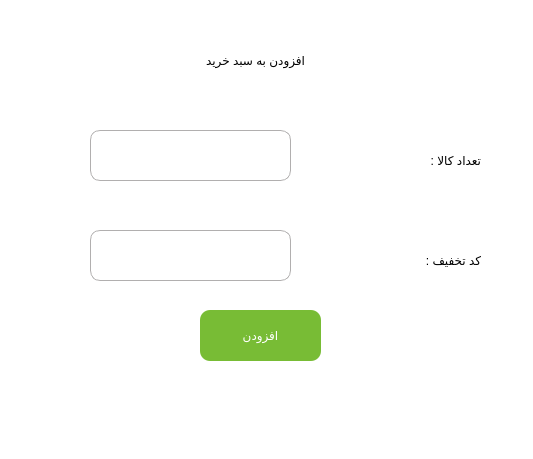
<?xml version="1.0" encoding="UTF-8"?>
<ui version="4.0">
 <class>Dialog</class>
 <widget class="QDialog" name="Dialog">
  <property name="geometry">
   <rect>
    <x>0</x>
    <y>0</y>
    <width>533</width>
    <height>459</height>
   </rect>
  </property>
  <property name="windowTitle">
   <string>Dialog</string>
  </property>
  <property name="styleSheet">
   <string notr="true">background-color:#fff</string>
  </property>
  <widget class="QLabel" name="label_5">
   <property name="geometry">
    <rect>
     <x>40</x>
     <y>20</y>
     <width>431</width>
     <height>81</height>
    </rect>
   </property>
   <property name="styleSheet">
    <string notr="true">font: 20pt &quot;B narm&quot;;</string>
   </property>
   <property name="text">
    <string>افزودن به سبد خرید</string>
   </property>
   <property name="alignment">
    <set>Qt::AlignCenter</set>
   </property>
   <property name="wordWrap">
    <bool>true</bool>
   </property>
  </widget>
  <widget class="QLineEdit" name="count_input">
   <property name="geometry">
    <rect>
     <x>90</x>
     <y>130</y>
     <width>201</width>
     <height>51</height>
    </rect>
   </property>
   <property name="styleSheet">
    <string notr="true">#count_input{
border : 1px solid #b1afaf;
border-radius : 10%;
font: 12pt &quot;Century Gothic&quot;;
}
#count_input:focus{
border : 1px solid #df2569;
}</string>
   </property>
  </widget>
  <widget class="QPushButton" name="confirmeAddToCart_btn">
   <property name="geometry">
    <rect>
     <x>200</x>
     <y>310</y>
     <width>121</width>
     <height>51</height>
    </rect>
   </property>
   <property name="cursor">
    <cursorShape>PointingHandCursor</cursorShape>
   </property>
   <property name="styleSheet">
    <string notr="true">#confirmeAddToCart_btn{
border-radius : 10%;
background-color: #78bc35;
color : #fff;
font: 12pt &quot;IRANSans&quot;;
}</string>
   </property>
   <property name="text">
    <string>افزودن</string>
   </property>
  </widget>
  <widget class="QLabel" name="wrongJustNumber_lbl">
   <property name="geometry">
    <rect>
     <x>60</x>
     <y>380</y>
     <width>421</width>
     <height>61</height>
    </rect>
   </property>
   <property name="text">
    <string/>
   </property>
   <property name="pixmap">
    <pixmap>../Tools/imgs/countShouldBeNum.jpg</pixmap>
   </property>
  </widget>
  <widget class="QLabel" name="label">
   <property name="geometry">
    <rect>
     <x>370</x>
     <y>130</y>
     <width>111</width>
     <height>61</height>
    </rect>
   </property>
   <property name="styleSheet">
    <string notr="true">font: 12pt &quot;IRANSans&quot;</string>
   </property>
   <property name="text">
    <string>تعداد کالا :</string>
   </property>
  </widget>
  <widget class="QLineEdit" name="discount_input">
   <property name="geometry">
    <rect>
     <x>90</x>
     <y>230</y>
     <width>201</width>
     <height>51</height>
    </rect>
   </property>
   <property name="styleSheet">
    <string notr="true">#discount_input{
border : 1px solid #b1afaf;
border-radius : 10%;
font: 12pt &quot;Century Gothic&quot;;
}
#discount_input:focus{
border : 1px solid #df2569;
}</string>
   </property>
  </widget>
  <widget class="QLabel" name="label_2">
   <property name="geometry">
    <rect>
     <x>360</x>
     <y>230</y>
     <width>121</width>
     <height>61</height>
    </rect>
   </property>
   <property name="styleSheet">
    <string notr="true">font: 12pt &quot;IRANSans&quot;</string>
   </property>
   <property name="text">
    <string>کد تخفیف :</string>
   </property>
  </widget>
  <widget class="QLabel" name="invalidDiscount_lbl">
   <property name="geometry">
    <rect>
     <x>60</x>
     <y>380</y>
     <width>421</width>
     <height>61</height>
    </rect>
   </property>
   <property name="text">
    <string/>
   </property>
   <property name="pixmap">
    <pixmap>../Tools/imgs/inValidDiscount.jpg</pixmap>
   </property>
  </widget>
  <widget class="QLabel" name="atLeastOneItem_lbl">
   <property name="geometry">
    <rect>
     <x>60</x>
     <y>380</y>
     <width>421</width>
     <height>61</height>
    </rect>
   </property>
   <property name="text">
    <string/>
   </property>
   <property name="pixmap">
    <pixmap>../Tools/imgs/atLeastOnItem.jpg</pixmap>
   </property>
  </widget>
  <widget class="QLabel" name="okShopCart_lbl">
   <property name="geometry">
    <rect>
     <x>60</x>
     <y>380</y>
     <width>421</width>
     <height>61</height>
    </rect>
   </property>
   <property name="text">
    <string/>
   </property>
   <property name="pixmap">
    <pixmap>../Tools/imgs/okShopCart.jpg</pixmap>
   </property>
  </widget>
 </widget>
 <resources/>
 <connections/>
</ui>
